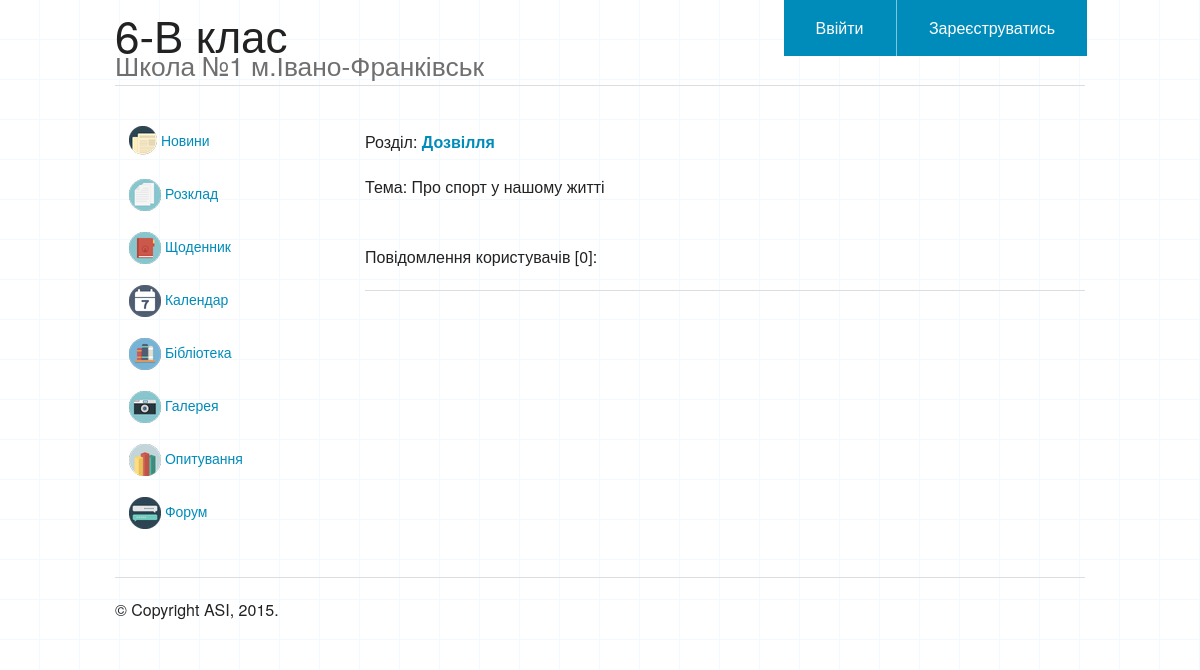
/forum/2/2/, run on an earlier commit of the app's database.
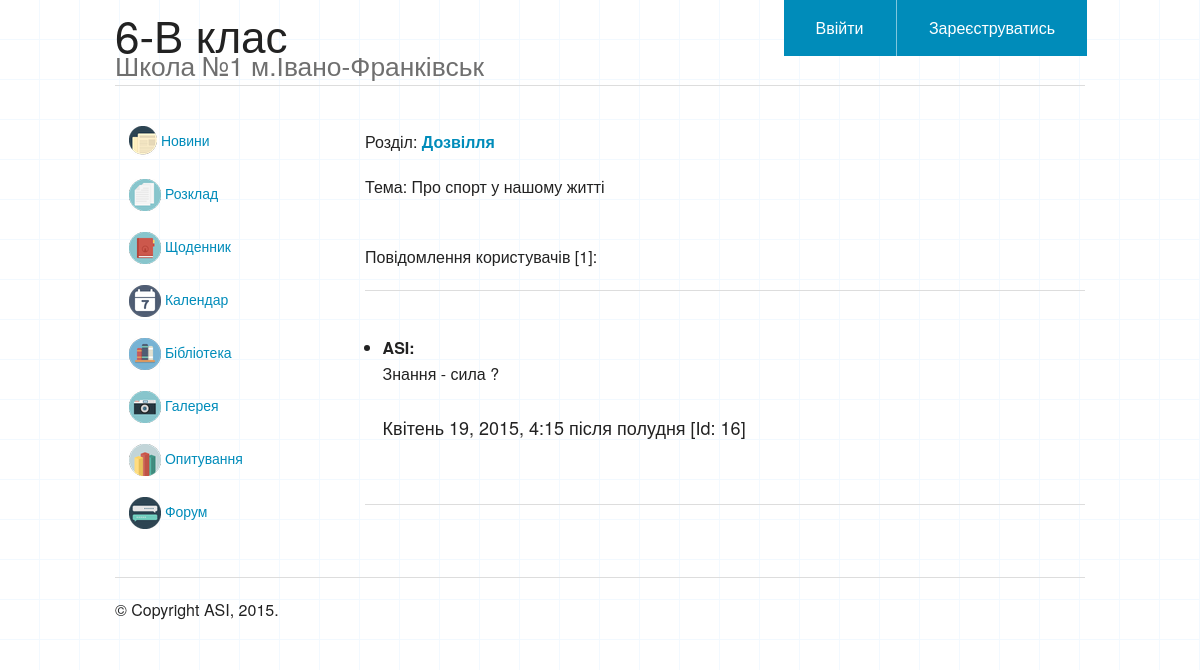
And on a later commit of the database.
### forum/models.py (models this page shows, shortened)
class Post(models.Model):
    body = models.TextField(max_length=600, verbose_name="Повідомлення")
    timestamp = models.DateTimeField(verbose_name="Час створення", blank=True, null=True)
    author = models.CharField(max_length=40, verbose_name="Автор")
    topic = models.ForeignKey(Topic)
    class Meta:
        ordering = ['timestamp']

### forum/views.py (the view)
# urls.py: url(r'^(?P<section_id>\d+)/(?P<topic_id>\d+)/$', views.posts),
def posts(request, section_id, topic_id):
    form = PostForm(request.POST or None)
    section = get_object_or_404(Section, pk=section_id)
    topic = get_object_or_404(Topic, pk=topic_id)
    posts = Post.objects.filter(topic=topic_id)
    context = {'section': section,
               'topic': topic,
               'posts': posts,
               'form': form}
    return render(request, 'forum/posts.html', context)

### forum/templates/forum/posts.html (shortened to what this page needs)
{% extends "base/base.html" %}
{% block content %}
<br>
<p> Розділ: <b> <a href="/forum/{{ section.id }}/"> {{ section.title }} </a> </b> </p>
<p> Тема: {{ topic.title }} </p>
<br>
<p> Повідомлення користувачів [{{ posts|length }}]:</p>
<hr>
{% if posts %}
	<ul>
	{% for post in posts %}
		<br>
		<li>
			<b>{{ post.author }}:</b>
			<br>
			{{ post.body }}
			<br>
			<br><h5>{{ post.timestamp }} [Id:  {{post.id}}] </h5>
		</li>
	{% endfor %}
	</ul>
	<br>
	<hr>
{% endif %}
{% endblock %}

What changed in the data, as far as the page shows it:
added Post: author "ASI", body "Знання - сила ?", timestamp "Квітень 19, 2015, 4:15 після полудня", id "16"
Also different on the page:
{{ posts|length }}: "0" → "1"
